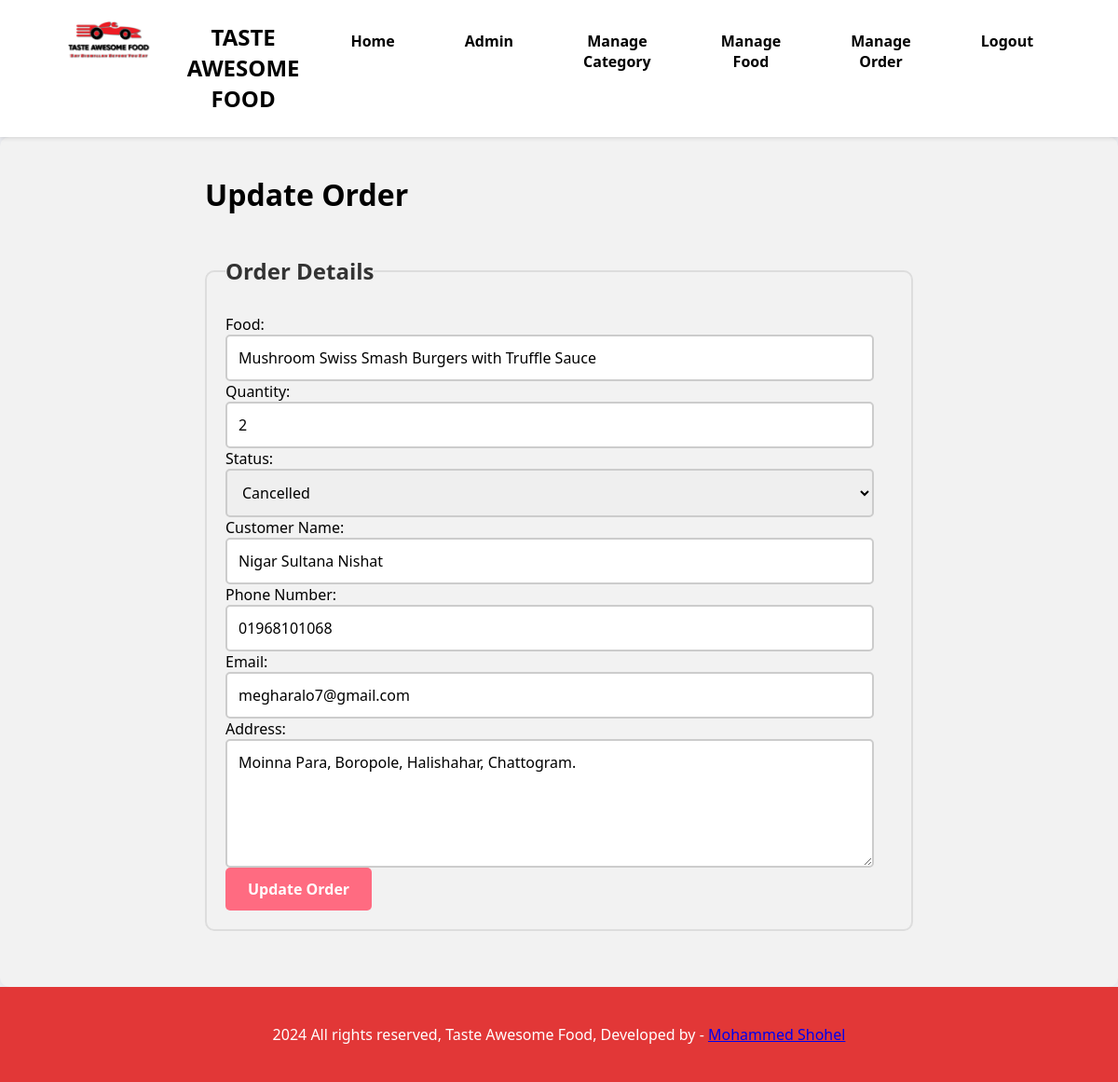
The page /admin/update-order.php?id=21 (signed in) on the database its author committed.
### tables this page shows
CREATE TABLE `tbl_order` (
  `id` int(10) NOT NULL,
  `food` varchar(150) NOT NULL,
  `price` decimal(10,2) NOT NULL,
  `qty` int(11) NOT NULL,
  `total` decimal(10,2) NOT NULL,
  `order_date` datetime NOT NULL,
  `status` varchar(10) NOT NULL,
  `customer_name` varchar(255) NOT NULL,
  `customer_contact` varchar(255) NOT NULL,
  `customer_email` varchar(255) DEFAULT NULL,
  `customer_address` text NOT NULL
);

### admin/update-order.php (the view, shortened to what this page needs)
<?php
include('partials/menu.php');
if (isset($_GET['id'])) {
    $id = $_GET['id'];
    $sql = "SELECT * FROM tbl_order WHERE id = $id";
    $res = mysqli_query($conn, $sql);
    if ($res && mysqli_num_rows($res) == 1) {
        $order = mysqli_fetch_assoc($res);
        $food = htmlspecialchars($order['food']);
        $qty = $order['qty'];
        $status = $order['status'];
        $customer_name = htmlspecialchars($order['customer_name']);
        $customer_contact = htmlspecialchars($order['customer_contact']);
        $customer_email = htmlspecialchars($order['customer_email']);
        $customer_address = htmlspecialchars($order['customer_address']);
    } else {
        $_SESSION['error'] = "Order not found.";
        header('location: ' . SITEURL . 'admin/manage-order.php');
        exit;
    }
} else {
    header('location: ' . SITEURL . 'admin/manage-order.php');
    exit;
}
?>
<div class="main-content">
    <div class="wrapper">
        <h1>Update Order</h1>
        <br><br>
        <form action="" method="POST" class="order">
            <fieldset>
                <legend>Order Details</legend>
                <label for="food">Food:</label>
                <input type="text" name="food" id="food" class="input-responsive" value="<?php echo $food; ?>" readonly>
                <label for="qty">Quantity:</label>
                <input type="number" name="qty" id="qty" class="input-responsive" value="<?php echo $qty; ?>" min="1" required>
                <label for="status">Status:</label>
                <select name="status" id="status" class="input-responsive" required>
                    <option value="Cancelled" <?php echo ($status == 'Cancelled') ? 'selected' : ''; ?> class="status-cancelled">Cancelled</option>
                </select>
                <label for="customer_name">Customer Name:</label>
                <input type="text" name="customer_name" id="customer_name" class="input-responsive" value="<?php echo $customer_name; ?>" required>
                <label for="customer_contact">Phone Number:</label>
                <input type="tel" name="customer_contact" id="customer_contact" class="input-responsive" value="<?php echo $customer_contact; ?>" required>
                <label for="customer_email">Email:</label>
                <input type="email" name="customer_email" id="customer_email" class="input-responsive" value="<?php echo $customer_email; ?>" required>
                <label for="customer_address">Address:</label>
                <textarea name="customer_address" id="customer_address" rows="5" class="input-responsive" required><?php echo $customer_address; ?></textarea>
                <input type="submit" name="submit" value="Update Order" class="btn btn-primary">
            </fieldset>
        </form>
    </div>
</div>
<?php include('partials/footer.php'); ?>

### css/admin.css (style rules this page uses)
body { font-family: Arial, sans-serif; background-color: #f1f2f6; }
* { margin: 0; padding: 0; font-family: Arial, Helvetica, sans-serif; box-sizing: border-box; }
.wrapper { padding: 20px; width: 80%; margin: 0 auto; }
.main-content { background-color: #f1f2f6; padding: 3% 2%; transition: padding 0.3s ease-in-out; }
.btn-primary, .btn-secondary, .btn-danger { display: inline-block; padding: 10px 20px; color: white; text-decoration: none; font-weight: bold; border-radius: 5px; transition: background-color 0.3s, color 0.3s, transform 0.3s; }
.btn-primary { background-color: #0343f3; }
:root { --success-text-color: #00ab66; --success-bg-color: #f0fff4; --success-border-color: #8beac2; --error-text-color: #ff3d71; --error-bg-color: #ffe6e6; --error-border-color: #ffb3b3; --info-text-color: #31708f; --info-bg-color: #d9edf7; --info-border-color: #bce8f1; --font-family: 'Roboto', Arial, sans-serif; --font-size: 16px; --border-radius: 10px; --box-shadow: 0 2px 4px rgba(0, 0, 0, 0.1); --padding: 10px; --padding-error: 15px 20px; --margin-bottom: 1px; --container-padding: 5px; }
.main-content, .message-container { animation: fadeIn 0.5s ease-in-out; }

### admin/update-order.php (style rules this page uses)
* { margin: 0; padding: 0; box-sizing: border-box; font-family: 'Segoe UI', Tahoma, Geneva, Verdana, sans-serif; }
.main-content { background-color: #f2f2f2; padding: 20px; border-radius: 10px; box-shadow: 0 0 20px rgba(0, 0, 0, 0.1); }
.wrapper { width: 100%; max-width: 800px; margin: 0 auto; }
.order fieldset { border: 2px solid #ddd; padding: 20px; border-radius: 10px; margin-bottom: 20px; }
.order legend { font-size: 1.5rem; font-weight: bold; color: #333; margin-bottom: 10px; }
.input-responsive { width: calc(100% - 20px); padding: 12px; font-size: 1rem; border: 2px solid #ccc; border-radius: 5px; transition: border-color 0.3s ease; }
.btn { padding: 12px 24px; font-size: 1rem; background-color: #ff6b81; color: white; border: none; border-radius: 5px; cursor: pointer; transition: background-color 0.3s ease; }

### rows shown on the page
tbl_order: food "Mushroom Swiss Smash Burgers with Truffle Sauce", qty "2", status "Cancelled", customer_name "Nigar Sultana Nishat", customer_contact "01968101068", customer_email "megharalo7@gmail.com", customer_address "Moinna Para, Boropole, Halishahar, Chattogram."
